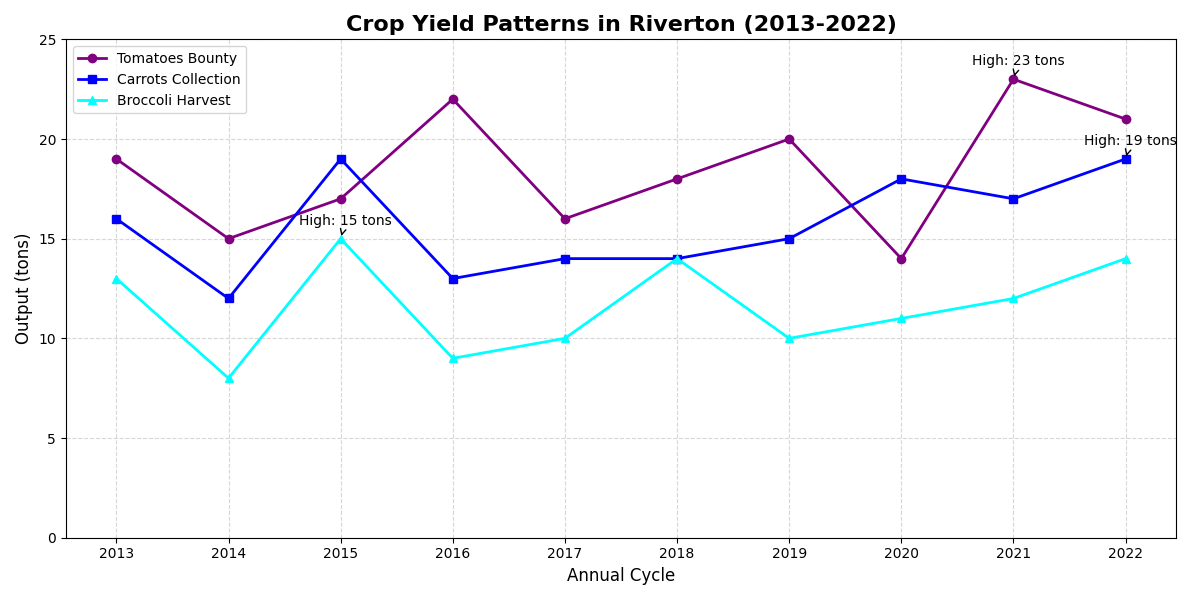

Reproduce this figure in Python.
import matplotlib.pyplot as plt
import numpy as np

years = np.array([2013, 2014, 2015, 2016, 2017, 2018, 2019, 2020, 2021, 2022])
tomatoes_yield = np.array([19, 15, 17, 22, 16, 18, 20, 14, 23, 21])
carrots_yield = np.array([16, 12, 19, 13, 14, 14, 15, 18, 17, 19])
broccoli_yield = np.array([13, 8, 15, 9, 10, 14, 10, 11, 12, 14])

fig, ax = plt.subplots(figsize=(12, 6))

ax.plot(years, tomatoes_yield, marker='o', linestyle='-', color='purple', linewidth=2, label='Tomatoes Bounty')
ax.plot(years, carrots_yield, marker='s', linestyle='-', color='blue', linewidth=2, label='Carrots Collection')
ax.plot(years, broccoli_yield, marker='^', linestyle='-', color='cyan', linewidth=2, label='Broccoli Harvest')

annotations = {
    'Tomatoes': (2021, 23),
    'Carrots': (2022, 19),
    'Broccoli': (2015, 15),
}
for veg, (year, value) in annotations.items():
    ax.annotate(
        f'High: {value} tons',
        xy=(year, value),
        xytext=(-30, 10),
        textcoords='offset points',
        arrowprops=dict(arrowstyle='->', color='black'),
        fontsize=10,
        color='black'
    )

ax.set_title('Crop Yield Patterns in Riverton (2013-2022)', fontsize=16, fontweight='bold')
ax.set_xlabel('Annual Cycle', fontsize=12)
ax.set_ylabel('Output (tons)', fontsize=12)
ax.set_xticks(years)
ax.set_ylim(0, 25)
ax.legend(loc='upper left', fontsize=10)
ax.grid(True, linestyle='--', alpha=0.5)

plt.tight_layout()
plt.show()
